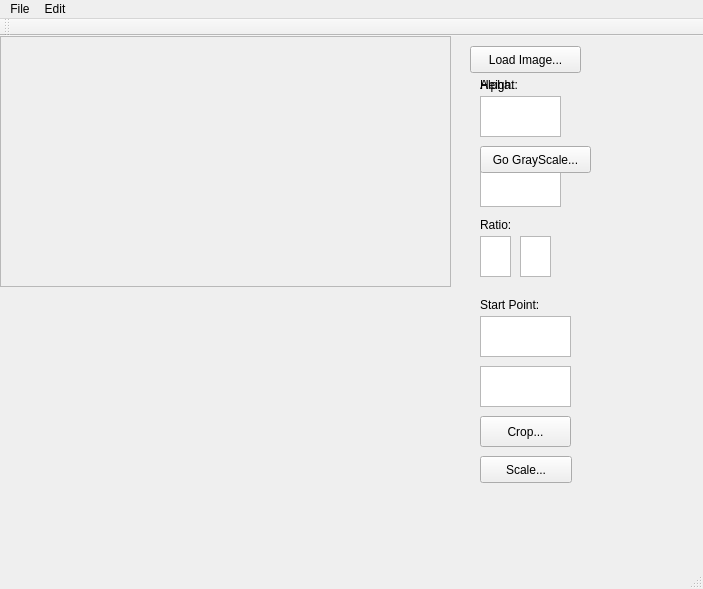
<?xml version="1.0" encoding="UTF-8"?>
<ui version="4.0">
 <class>MainWindow</class>
 <widget class="QMainWindow" name="MainWindow">
  <property name="geometry">
   <rect>
    <x>0</x>
    <y>0</y>
    <width>703</width>
    <height>589</height>
   </rect>
  </property>
  <property name="windowTitle">
   <string>MainWindow</string>
  </property>
  <widget class="QWidget" name="centralWidget">
   <widget class="QPushButton" name="btnLoadImage">
    <property name="geometry">
     <rect>
      <x>470</x>
      <y>10</y>
      <width>111</width>
      <height>27</height>
     </rect>
    </property>
    <property name="text">
     <string>Load Image...</string>
    </property>
   </widget>
   <widget class="QLabel" name="displayPane">
    <property name="geometry">
     <rect>
      <x>0</x>
      <y>0</y>
      <width>66</width>
      <height>21</height>
     </rect>
    </property>
    <property name="cursor">
     <cursorShape>ArrowCursor</cursorShape>
    </property>
    <property name="text">
     <string/>
    </property>
   </widget>
   <widget class="QScrollArea" name="displayPaneArea">
    <property name="geometry">
     <rect>
      <x>0</x>
      <y>0</y>
      <width>451</width>
      <height>251</height>
     </rect>
    </property>
    <property name="widgetResizable">
     <bool>true</bool>
    </property>
    <widget class="QWidget" name="scrollAreaWidgetContents">
     <property name="geometry">
      <rect>
       <x>0</x>
       <y>0</y>
       <width>449</width>
       <height>249</height>
      </rect>
     </property>
     <widget class="QWidget" name="gridLayoutWidget">
      <property name="geometry">
       <rect>
        <x>0</x>
        <y>0</y>
        <width>160</width>
        <height>80</height>
       </rect>
      </property>
      <layout class="QGridLayout" name="displayPaneLayout"/>
     </widget>
    </widget>
   </widget>
   <widget class="QPushButton" name="btnScaleImage">
    <property name="geometry">
     <rect>
      <x>480</x>
      <y>420</y>
      <width>92</width>
      <height>27</height>
     </rect>
    </property>
    <property name="text">
     <string>Scale...</string>
    </property>
   </widget>
   <widget class="QLabel" name="lblWidth">
    <property name="geometry">
     <rect>
      <x>480</x>
      <y>110</y>
      <width>59</width>
      <height>17</height>
     </rect>
    </property>
    <property name="text">
     <string>Width:</string>
    </property>
   </widget>
   <widget class="QLabel" name="lblHeight">
    <property name="geometry">
     <rect>
      <x>480</x>
      <y>40</y>
      <width>59</width>
      <height>17</height>
     </rect>
    </property>
    <property name="text">
     <string>Height:</string>
    </property>
   </widget>
   <widget class="QPlainTextEdit" name="txtWidth">
    <property name="geometry">
     <rect>
      <x>480</x>
      <y>130</y>
      <width>81</width>
      <height>41</height>
     </rect>
    </property>
   </widget>
   <widget class="QPlainTextEdit" name="txtHeight">
    <property name="geometry">
     <rect>
      <x>480</x>
      <y>60</y>
      <width>81</width>
      <height>41</height>
     </rect>
    </property>
   </widget>
   <widget class="QPushButton" name="btnCropImage">
    <property name="geometry">
     <rect>
      <x>480</x>
      <y>380</y>
      <width>91</width>
      <height>31</height>
     </rect>
    </property>
    <property name="text">
     <string>Crop...</string>
    </property>
   </widget>
   <widget class="QPlainTextEdit" name="txtStartPointX">
    <property name="geometry">
     <rect>
      <x>480</x>
      <y>280</y>
      <width>91</width>
      <height>41</height>
     </rect>
    </property>
   </widget>
   <widget class="QLabel" name="lblStartPoint">
    <property name="geometry">
     <rect>
      <x>480</x>
      <y>260</y>
      <width>91</width>
      <height>17</height>
     </rect>
    </property>
    <property name="text">
     <string>Start Point:</string>
    </property>
   </widget>
   <widget class="QPlainTextEdit" name="txtStartPointY">
    <property name="geometry">
     <rect>
      <x>480</x>
      <y>330</y>
      <width>91</width>
      <height>41</height>
     </rect>
    </property>
   </widget>
   <widget class="QLabel" name="lblRatio">
    <property name="geometry">
     <rect>
      <x>480</x>
      <y>180</y>
      <width>91</width>
      <height>17</height>
     </rect>
    </property>
    <property name="text">
     <string>Ratio:</string>
    </property>
   </widget>
   <widget class="QPlainTextEdit" name="txtRatioA">
    <property name="geometry">
     <rect>
      <x>480</x>
      <y>200</y>
      <width>31</width>
      <height>41</height>
     </rect>
    </property>
   </widget>
   <widget class="QPlainTextEdit" name="txtRatioB">
    <property name="geometry">
     <rect>
      <x>520</x>
      <y>200</y>
      <width>31</width>
      <height>41</height>
     </rect>
    </property>
   </widget>
   <widget class="QLabel" name="lblAlpha">
    <property name="geometry">
     <rect>
      <x>480</x>
      <y>40</y>
      <width>59</width>
      <height>17</height>
     </rect>
    </property>
    <property name="text">
     <string>Alpha:</string>
    </property>
   </widget>
   <widget class="QPlainTextEdit" name="txtAlpha">
    <property name="geometry">
     <rect>
      <x>480</x>
      <y>60</y>
      <width>81</width>
      <height>41</height>
     </rect>
    </property>
   </widget>
   <widget class="QPushButton" name="btnGScale">
    <property name="geometry">
     <rect>
      <x>480</x>
      <y>110</y>
      <width>111</width>
      <height>27</height>
     </rect>
    </property>
    <property name="text">
     <string>Go GrayScale...</string>
    </property>
   </widget>
  </widget>
  <widget class="QMenuBar" name="menuBar">
   <property name="geometry">
    <rect>
     <x>0</x>
     <y>0</y>
     <width>703</width>
     <height>25</height>
    </rect>
   </property>
   <widget class="QMenu" name="menuMenu">
    <property name="title">
     <string>File</string>
    </property>
    <addaction name="actionExit"/>
    <addaction name="separator"/>
   </widget>
   <widget class="QMenu" name="menuEdit">
    <property name="title">
     <string>Edit</string>
    </property>
    <addaction name="actionScale"/>
    <addaction name="separator"/>
    <addaction name="actionCrop"/>
    <addaction name="separator"/>
    <addaction name="actionGScale"/>
   </widget>
   <addaction name="menuMenu"/>
   <addaction name="menuEdit"/>
  </widget>
  <widget class="QToolBar" name="mainToolBar">
   <attribute name="toolBarArea">
    <enum>TopToolBarArea</enum>
   </attribute>
   <attribute name="toolBarBreak">
    <bool>false</bool>
   </attribute>
  </widget>
  <widget class="QStatusBar" name="statusBar"/>
  <action name="BotaoFecha">
   <property name="text">
    <string>fechar</string>
   </property>
  </action>
  <action name="actionRand">
   <property name="text">
    <string>Rand</string>
   </property>
  </action>
  <action name="actionExit">
   <property name="text">
    <string>Exit</string>
   </property>
  </action>
  <action name="actionScale">
   <property name="text">
    <string>Scale...</string>
   </property>
  </action>
  <action name="actionCrop">
   <property name="text">
    <string>Crop...</string>
   </property>
  </action>
  <action name="actionGScale">
   <property name="text">
    <string>Gray Scale...</string>
   </property>
  </action>
 </widget>
 <layoutdefault spacing="6" margin="11"/>
 <resources/>
 <connections/>
</ui>
